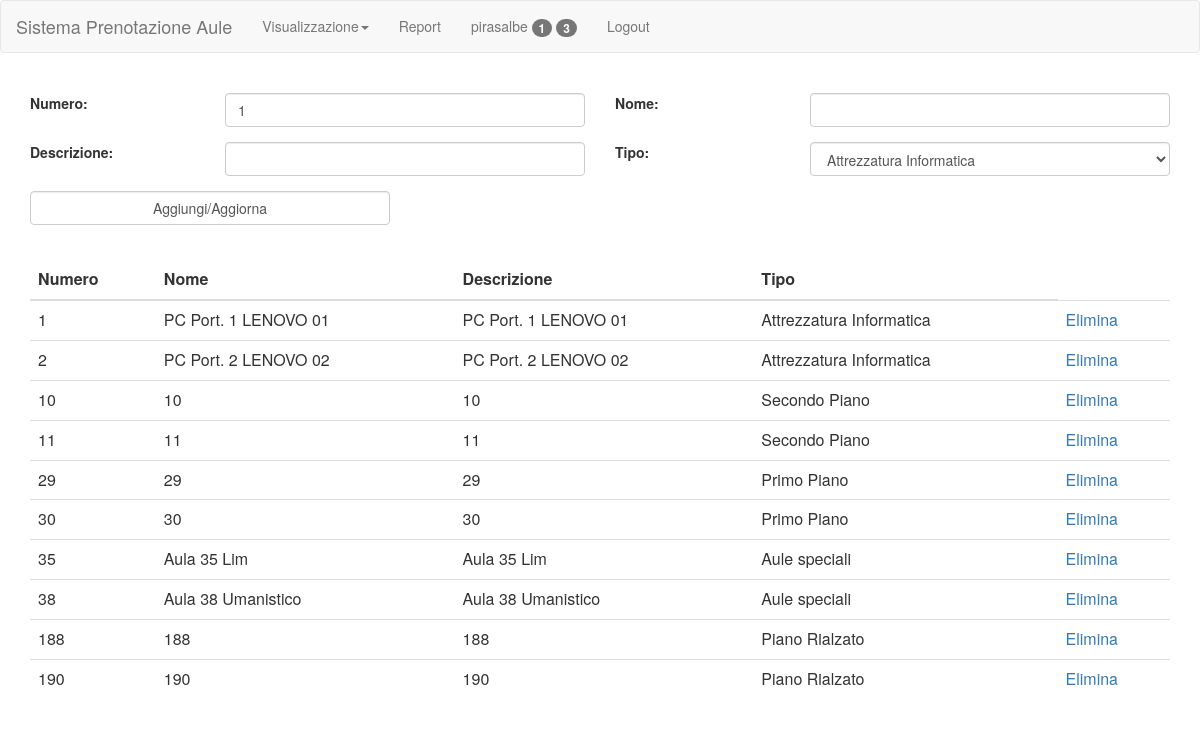
/admin/rooms.php (signed in), run on the app's committed database.
### tables this page shows
CREATE TABLE `aula` (
  `numero` int(11) NOT NULL,
  `nome` varchar(20) NOT NULL,
  `descrizione` varchar(50) DEFAULT NULL,
  `type` enum('Attrezzatura Informatica','Aule speciali','Piano Rialzato','Primo Piano','Secondo Piano') NOT NULL
);

### script/sql.php (called while the page is built, shortened)
<?php
function init()
{
    $servername = "localhost";
    $username = "root";
    $password = "";
    $dbname = "aule";
    $conn = new mysqli($servername, $username, $password, $dbname);
    return $conn;
}
function rooms()
{
    $sql = "SELECT *
			FROM aula";
    $conn = init();
    $result = null;
    if ($stmt = $conn->prepare($sql)) {
        $stmt->execute();
        $result = $stmt->get_result();
    }
    return $result;
}
?>

### admin/rooms.php (the view, shortened to what this page needs)
<?php
include("../script/recursive.php");
?>
<html>
<head>
</head>
<body>
<br>
<div class="container">
    <form action="../script/addRoom">
        <div class="row form-group">
            <div class="col-sm-2">
                <label for="numero">Numero: </label>
            </div>
            <div class="col-sm-4">
                <input name="numero" type="number" value="1" class="form-control" min="1">
            </div>
            <div class="col-sm-2">
                <label for="name">Nome: </label>
            </div>
            <div class="col-sm-4">
                <input name="name" class="form-control" maxlength="20">
            </div>
        </div>
        <div class="row form-group">
            <div class="col-sm-2">
                <label for="descrizione">Descrizione: </label>
            </div>
            <div class="col-sm-4">
                <input name="descrizione" class="form-control" maxlength="20">
            </div>
            <div class="col-sm-2">
                <label for="type">Tipo: </label>
            </div>
            <div class="col-sm-4">
                <select name="type" class="form-control">
                    <option value="Attrezzatura Informatica">Attrezzatura Informatica</option>
                </select>
            </div>
        </div>
        <div class="row form-group">
            <div class="col-sm-4">
                <button type="submit" class="form-control">
                    Aggiungi/Aggiorna
                </button>
            </div>
        </div>
    </form>
</div>
<br>
<div class="container">
    <div class="table-responsive">
        <table class="table">
            <thead>
            <tr>
                <th>Numero</th>
                <th>Nome</th>
                <th>Descrizione</th>
                <th>Tipo</th>
            </tr>
            </thead>
            <tbody>
            <?php
            $result = rooms();
            if (isset($result) && $result != null) {
                while ($row = $result->fetch_assoc()) {
                    echo "<tr>
                            <td>" . $row["numero"] . "</td>
                            <td>" . $row['nome'] . "</td>
                            <td>" . $row["descrizione"] . "</td>
                            <td>" . $row["type"] . "</td>
                            <td><a href='../script/deleteRoom?numero=" . $row["numero"] . "'>Elimina</a></td>
                        </tr>";
                }
            }
            ?>
            </tbody>
        </table>
    </div>
</div>
</body>
</html>

### data on the page
aula: numero "1", nome "PC Port. 1 LENOVO 01", descrizione "PC Port. 1 LENOVO 01", type "Attrezzatura Informatica"
aula: numero "2", nome "PC Port. 2 LENOVO 02", descrizione "PC Port. 2 LENOVO 02", type "Attrezzatura Informatica"
aula: numero "10", nome "10", descrizione "10", type "Secondo Piano"
aula: numero "11", nome "11", descrizione "11", type "Secondo Piano"
aula: numero "29", nome "29", descrizione "29", type "Primo Piano"
aula: numero "30", nome "30", descrizione "30", type "Primo Piano"
aula: numero "35", nome "Aula 35 Lim", descrizione "Aula 35 Lim", type "Aule speciali"
aula: numero "38", nome "Aula 38 Umanistico", descrizione "Aula 38 Umanistico", type "Aule speciali"
aula: numero "188", nome "188", descrizione "188", type "Piano Rialzato"
aula: numero "190", nome "190", descrizione "190", type "Piano Rialzato"

### other printed values
$user "pirasalbe"
$cont "1"
$cont "3"
$log "Logout"
